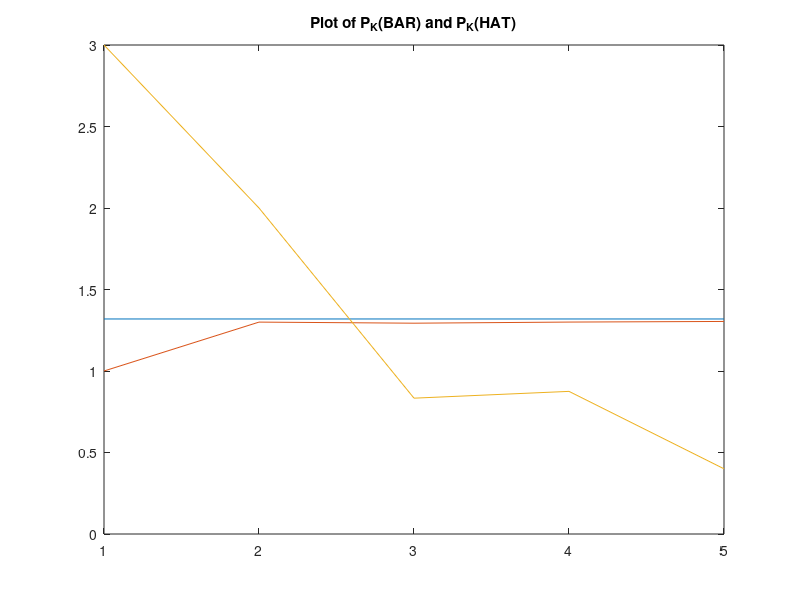

Reproduce this figure in MATLAB. (Note: this script raises an error after producing the figure.)
%Markov HW
%Dan S. Cohen
%DATE: 9/6/2021
% Assigment Number 1 
%% Inputs

%clear all; clc;

n = input('Number of sates? ') % Number of sates = n
P = zeros(n,n)
PL = zeros(n,n)
% Transistion probability matrix = P
% Inital Distibution P0
P0 = zeros(n,n)
P0(1,1)= 1

% Number of stages 
k = input('Number of stages? ') % Number of sages = k

%k = [1,2,3,4,5,6,7,8,9,10,11,12];% stages


% Calc Profit 
m = 0.5; % mait cost
c = 1; % cost of each item
r = 2; % rev of each unit
p = 1; % penalty
M = n; % max units
%k = linspace(1, k, k)
Reward = zeros(n,1)

%%
total_d = 1/M;
d = 1/M;

P(1,:) = d;
P(n,:) = d;
first_e = true;


    
for j=2:n-1
    P(j,1)=1-total_d;
   
    total_d = total_d + d;
        
end

count = 2;
for i=2:n-1
    
    for col=2:count
        PL(i,col)= d;
        
    end
    count = count +1;
    
    
end

P = P + PL;


Reward(1)=-3*c+((M-1)/2)*r;
Reward(n)=-(M-1)*m+((M-1)/2)*r;

for i=2:n-1
    
    weight = zeros(i,1)
    for ii = 1:i-1
        
        weight(end-ii)=ii;
        
    end
        
        
    Reward(i) =   -(ii)*m+dot(P(i,1:i),weight)*r-p*(((M-1)/2)-ii);  
    
    
    
end
Expected_Profit_per_stage =0;
Expected_Profit_per_stage_saved_per=zeros(1,k);
for t=1:k
    
    Expected_Profit_per_stage=Expected_Profit_per_stage+P0*((P^(t-1))*Reward);
    
    Expected_Profit_per_stage_saved_per(t)=Expected_Profit_per_stage(1)/t;
    
end 

Expected_Profit_per_stage=Expected_Profit_per_stage/k;

%%


rng(0);
for i =1:k
    
    U_vector(i)=rand;
    
    G(i)=-log(-log(U_vector(i)));
    
end 


Uniform_var = rand;
G(1) = -log(-log(Uniform_var));


k_m1 = 1;
k = linspace(1, k, k);
S = zeros(1,length(k)); % stock level
for stage =1:length(k)
    
    
    
    U_vector=rand(1,n);
    
    G = -log(-log(U_vector));
    
    
    [maxV,index] = max(G + log(P(k_m1,1:n))) ;
    S(stage) = index;
    k_m1 = S(stage);
    
    
    
end 






%S = zeros(1,length(k)); % stock level
D = zeros(1,length(k)); % demand
U = zeros(1,length(k)); % policty to restock


S(1) = 0;
S(2:end)=S(2:end)-1

for stage = 1:length(k)
    
    %randi(M,1,1)
    
    maint_cost = m*S(stage);
    
    D(stage) = round(rand*M);
    disp('demand')
    disp(D(stage))
    % rolling avg control pi

    %S_avg(stage) = sum(S(1:stage))/stage
     
    %maint cost
    
    
    %U(stage) = abs(M-S_avg(stage)) % need to work out policy
    if S(stage) <= 0
        U(stage) = M;
        Profit(stage) =   -(c*U(stage))+r*D(stage);
        disp('restocking all')
        
    elseif S(stage) > 0
        U(stage) = 0;
        disp('not buying any more stock')
            

   
        if(D(stage)> S(stage)+U(stage))
            disp('demand biger then stock')
            Profit(stage) = -(maint_cost+c*U(stage))+r*(S(stage)+U(stage))-p*(D(stage)-S(stage)-U(stage));
        
    
        end 
    
        if(D(stage)<= S(stage)+U(stage))
            disp('demand less then stock')
            Profit(stage) =   -(maint_cost+c*U(stage))+r*D(stage);
        
            if (stage ==length(k))
            
                disp('left over')
                % halfcost 
                Profit(stage) =Profit(stage)+ 0.5*(U(stage)-D(stage))
            
            end 
       
        
        end

    end 

    disp('total supply')
    
    
       

        
    
    %S(stage+1)=S(stage)+U(stage)-D(stage)
    
    %if(S(stage+1)<= 0)
        
        %S(stage+1) = 0;
        
    %end 
    
    %Profit_per_stage(stage)= Profit_per_stage(stage) + Profit(stage)/stage
    
    
end

disp('Profit per stage')
disp(sum(Profit)/length(k))

for key =1:length(k)
    
       temp= Profit(1:key);
       
       Profit_per_stage(key) = sum(temp)/key;
    
    
end 





one = size(P);


w = [eye(one(1))-P,ones(one(1),1)];

% Avg reward per stage 

PIE = [ones(1,one(1))]*[w*w.']^-1;

PerStageProfit = PIE*Reward

 K =[1:1:length(k)]
 

plot(K,PerStageProfit*ones(1,length(k)))
hold on 
plot(K,Expected_Profit_per_stage_saved_per)
hold on 
plot(K,Profit_per_stage)
title('Plot of P_K(BAR) and P_K(HAT)') 

%%
% Part 2
Transition = {}
count = 0

total_d = 0;
d = 1/M;
start_number = 1
for action = 1:M
    Transition{action} = zeros(M);
    total_d = 0;
    
    for i = 1:M-count
        
        Transition{action}(i,1)= start_number-total_d
        total_d = total_d + d;

           
      
    end 
 
    start_number =  start_number-d     ;  
    
    count = count +1 ;
    
 
    
end

count=0
col_count = 3
start_number_count = 0
for action = 1:M
    
   
     for i = 1:M-count
     
          j = start_number_count:col_count
              
                Transition{action}(i,2:j(i)+1)=1/M
          
          
     end 
        
    start_number_count = start_number_count+1  ;
    count = count +1 ;
   
  
 
end



Reward_From_Action = {}

%Reward(1)=-3*c+((M-1)/2)*r;
%Reward(n)=-(M-1)*m+((M-1)/2)*r;

for act = 1:M
    
    weight = zeros(i,1)
    for ii = 1:i-1
        
        weight(end-ii)=ii;
        
    end
    
    for j = 1:M
    
        for i=1:M
            
            if (i+a-j)> 0
                rew_units = (i+a-j);
            end 
            if (a+i)< i-M
                Dk = M-(a+i)-1 % fix this 
                
                
            end
        
            Reward_From_Action{act}(i,j) =   -(i)*m-(act)*c+rew_units*r-p*(((M-1)/2)-ii);
        
        end  
        
    end 
      
    
    
    
end







